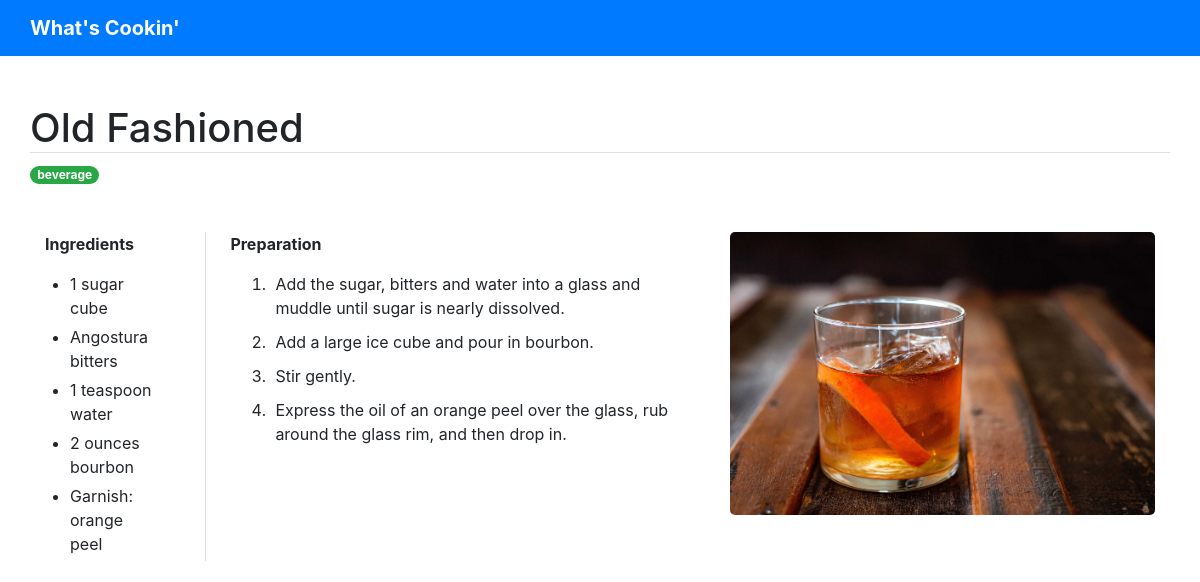
/cookbook/recipes/4/, run on the app's committed database.
### cookbook/models.py (models this page shows, shortened)
class Recipe(models.Model):
    CATEGORIES = (
        ('breakfast', 'Breakfast'),
        ('lunch', 'Lunch'),
        ('dinner', 'Dinner'),
        ('dessert', 'Dessert'),
        ('snack', 'Snack'),
        ('beverage', 'Beverage'),
        ('other', 'Other')
    )
    title = models.CharField(u'Title', max_length=200)
    category = models.CharField(
        max_length=15, choices=CATEGORIES, default='green')
    description = models.CharField(max_length=250, blank=True)
    ingredients = models.TextField(
        u'Ingredients', help_text=u'One ingredient per line', blank=True)
    preparation = models.TextField(u'Preparation', blank=True)
    tips = models.TextField(u'Helpful Tips', blank=True)
    link = models.TextField(
        u'Link(s)', default='', blank=True)
    photo = models.ImageField(upload_to='images', blank=True)
    class Meta:
        verbose_name = u'Recipe'
        verbose_name_plural = u'Recipes'
    def ingredients_as_list(self):
        return self.ingredients.replace('\r', '').split('\n')
    def preparation_as_list(self):
        return self.preparation.replace('\r', '').split('\n')

### cookbook/views.py (the view)
# urls.py: path('recipes/<int:recipe_id>/', views.detail, name='detail'),
def detail(request, recipe_id):
    recipe = get_object_or_404(Recipe, pk=recipe_id)
    return render(request, 'cookbook/detail.html', {'recipe': recipe})

### cookbook/templates/cookbook/detail.html (shortened to what this page needs)
{% extends 'base.html' %} {% block content %}
<div class="text-center text-lg-left">
  <h1 class="border-bottom">{{ recipe.title }}</h1>
  <span class="badge badge-pill badge-success mb-5">{{recipe.category}}</span>
</div>
<section
  class="container d-flex flex-column-reverse flex-lg-row justify-content-between align-items-center align-items-lg-start"
>
  <div class="d-flex flex-column flex-sm-row mt-5 mt-lg-0 w-100">
    {% if recipe.ingredients %}
    <div
      class="mr-3 mr-lg-4 pr-3 pr-lg-5 border-right mb-5 mb-sm-0"
      style="min-width: 140px;"
    >
      <p class="font-weight-bold">Ingredients</p>
      <ul style="margin: 0; padding-left: 25px;">
        {% for ing in recipe.ingredients_as_list %}
        <li style="margin-bottom: 5px;">{{ing}}</li>
        {% endfor %}
      </ul>
    </div>
    {% endif %} {% if recipe.preparation %}
    <div class="mr-lg-5">
      <p class="font-weight-bold">Preparation</p>
      <ol>
        {% for prep in recipe.preparation_as_list %}
        <li style="padding-left: 5px; margin-bottom: 10px;">{{prep}}</li>
        {% endfor %}
      </ol>
    </div>
    {% endif %}
  </div>
  {% if recipe.photo %}
  <img
    src="{{recipe.photo.url}}"
    alt="{{recipe.title}}"
    style="width: 100%; max-width: 425px; border-radius: 5px;"
  />
  {% endif %}
</section>
 {% endblock %}

### data on the page
Recipe: title "Old Fashioned", category "beverage", photo (picture)

### other printed values
{{ ing }} "1 sugar cube" "Angostura bitters" "1 teaspoon water" "2 ounces bourbon" "Garnish: orange peel"
{{ prep }} "Add the sugar, bitters and water into a glass and muddle until sugar is nearly dissolved." "Add a large ice cube and pour in bourbon." "Stir gently." "Express the oil of an orange peel over the glass, rub around the glass rim, and then drop in."
